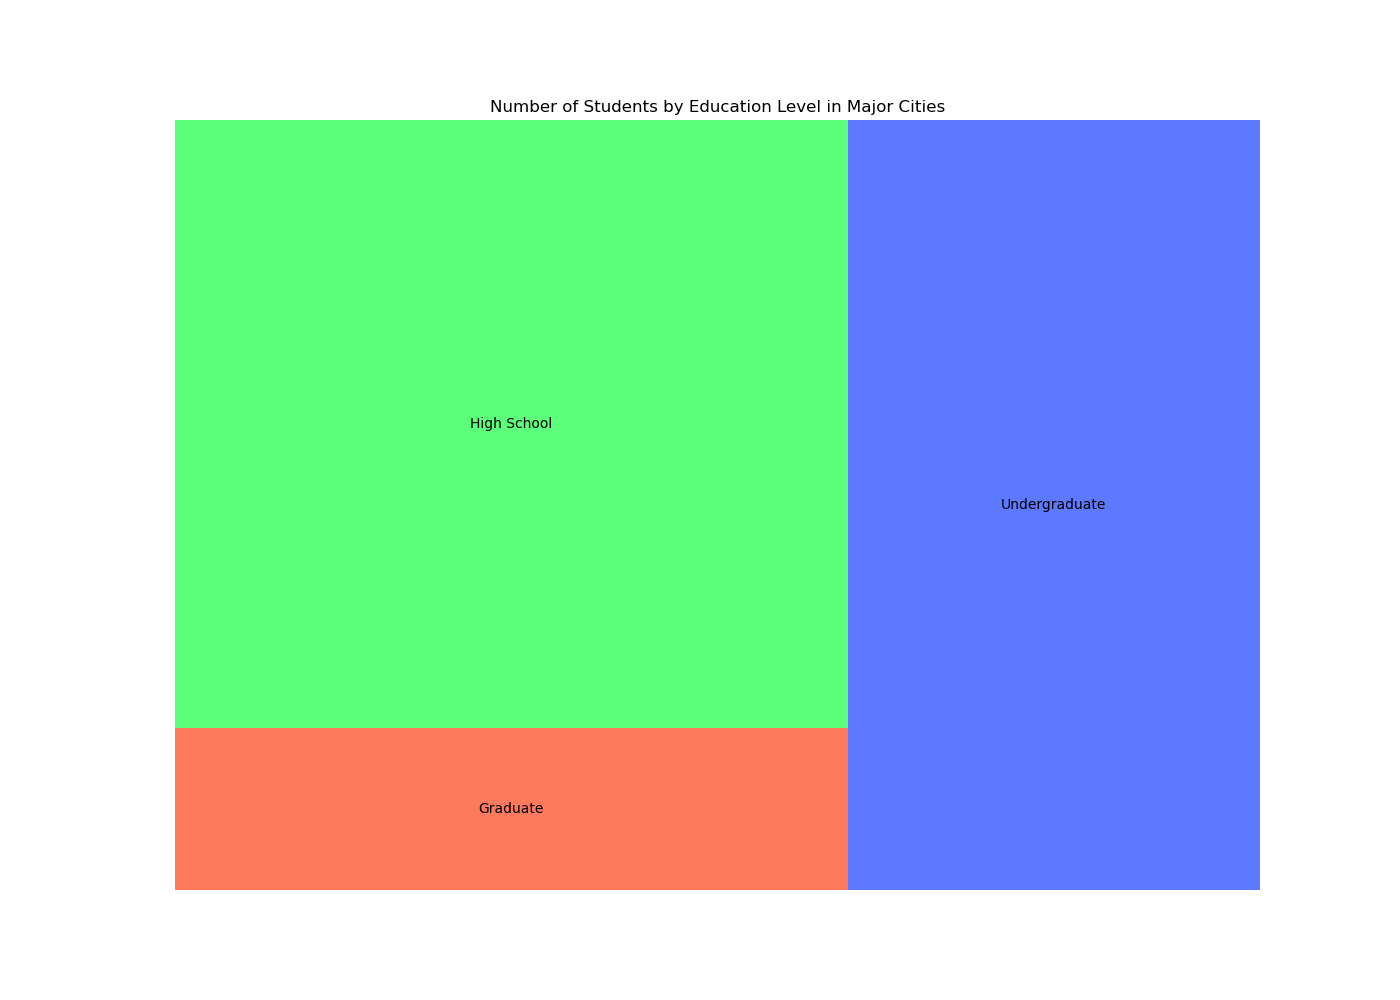

Here is the Python script that generated this plot:

import matplotlib.pyplot as plt
import pandas as pd
import squarify

data = {
    "City": ["New York", "New York", "New York", "Los Angeles", "Los Angeles", "Los Angeles",
             "Chicago", "Chicago", "Chicago", "Houston", "Houston", "Houston",
             "Phoenix", "Phoenix", "Phoenix", "Philadelphia", "Philadelphia", "Philadelphia",
             "San Antonio", "San Antonio", "San Antonio", "San Diego", "San Diego", "San Diego",
             "Dallas", "Dallas", "Dallas", "San Jose", "San Jose", "San Jose"],
    "Education Level": ["High School", "Undergraduate", "Graduate", "High School", "Undergraduate", "Graduate",
                        "High School", "Undergraduate", "Graduate", "High School", "Undergraduate", "Graduate",
                        "High School", "Undergraduate", "Graduate", "High School", "Undergraduate", "Graduate",
                        "High School", "Undergraduate", "Graduate", "High School", "Undergraduate", "Graduate",
                        "High School", "Undergraduate", "Graduate", "High School", "Undergraduate", "Graduate"],
    "Number of Students": [450, 320, 150, 400, 300, 120, 350, 280, 100, 320, 260, 90,
                           290, 240, 80, 270, 220, 70, 250, 200, 60, 230, 180, 50,
                           210, 160, 40, 190, 140, 30]
}

df = pd.DataFrame(data)

grouped_data = df.groupby("Education Level").sum().reset_index()

colors = ["#FF5733", "#33FF57", "#3357FF", "#FF33A5", "#57FF33", "#5733FF", "#33FFA5", "#A533FF", "#33FF57"]

plt.figure(figsize=(14, 10))
squarify.plot(sizes=grouped_data['Number of Students'], label=grouped_data['Education Level'], alpha=0.8, color=colors)
plt.title('Number of Students by Education Level in Major Cities')
plt.axis('off')
plt.show()
